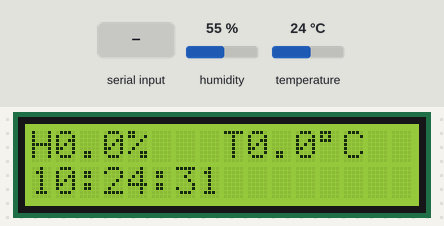
A sketch run on a simulated Arduino Uno, built for the host (arithmetic inside an expression is 32-bit, double 64-bit). Shown: 16×2 character LCD. The test bench sets the inputs (shaded band); at power-on: temperature 24 °C, humidity 55 %. The local clock reads 2024-03-15 10:24:30 at power-on unless the sketch sets it; storage starts empty.

Above: at 1.2 s.
1.3 s: "0;" received over the second serial link
At 4.8 s:
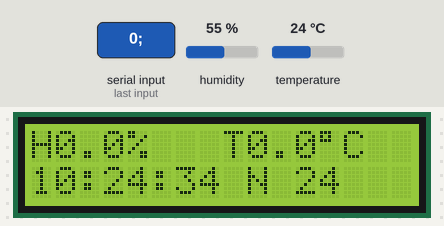
5.5 s: temperature set to 12 °C
At 11.4 s:
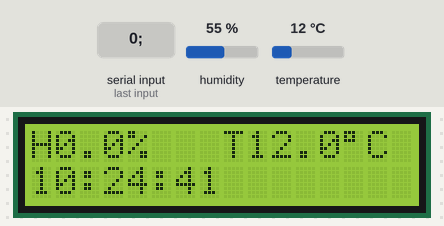
11.6 s: temperature set to 19 °C
At 16.4 s:
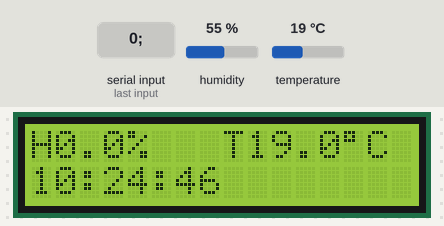
16.6 s: temperature set to 28 °C
At 21.5 s:
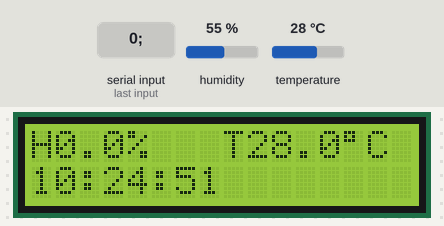
31.5 s: "1;" received over the second serial link
At 33.6 s:
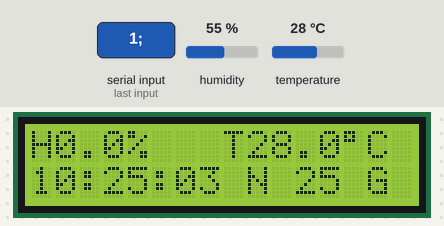
Timing chart, 0 to 35.1 s (numbered marks = the images above; inputs shaded):
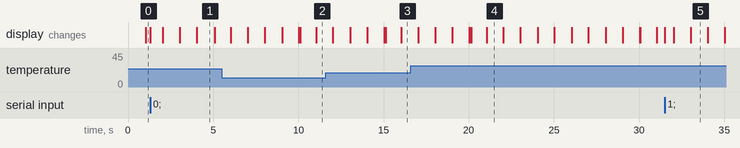

The sketch:

NANO_SHT3X_SD.ino
```cpp
#include "Def.h"
void setup() {
wdt_disable();

#include "Conf.h"
wdt_enable(WDTO_4S);
}

void loop()
{
  tiempoActual(); //RTC
  obtenerVariables(); //AM2305
  principal(); //MENU
  enviarDatos(); //RTC
  watchdogSetup(); //perro guardian
}
```

Conf.h
```cpp
Wire.begin(); // Inicia el puerto I2C
//LCD
lcd.init();
lcd.backlight();
lcd.clear();

//RTC
RTC.begin();
//COMUNICACION UART
esp.begin(9600);
//Serial.begin(9600);
//Perro
watchdogSetup();
//SHT3x
//Serial.begin(9600);
Sensor.Begin();
//modulo mcp
//mcp.begin();

// mcp.pinMode(7, OUTPUT);
// mcp.pinMode(6, OUTPUT);
// mcp.pinMode(5, OUTPUT);
// mcp.pinMode(4, OUTPUT);
```

Def.h
```cpp
// LCD
#include <LiquidCrystal_I2C.h>
LiquidCrystal_I2C lcd(0x3F, 16, 2);
#define imprimir(cadena){lcd.print(cadena);}

//SHT3x
unsigned long milisAnterior = 0;
#include <SHT3x.h>
SHT3x Sensor;

float t;
float h;
#define OffsetT 0
#define OffsetH 0

//SD
#include <SPI.h>
#include <SdFat.h>
SdFat SD;

File myFile;
int UltimaPosicion=0;
byte cont=0;

// RTC
#include "RTClib.h"


String mensajeS = " ";

int idInv = 0;
bool eliminacion = false;
RTC_DS3231 RTC;
short anio = 0;
byte mes = 0;
byte dia = 0;
byte hora = 0;
byte minuto =  0;
byte segundo = 0;

int val;
String env = "";

//COMUNICACION UART
#include <AltSoftSerial.h>
AltSoftSerial esp;

//MESH
#define intervalo 5
String mensajeSalida = "";
String mensajeEntrada = "";
char mensajeGuardado = "";
byte idMensaje = 0;
byte idMen = 0;
byte indice = 0;
bool unicaVez = false;
int datos[6];
int idInvernadero=1771;
#define separador ','
byte i = 0;

//WATCHDOG

#include <avr/wdt.h>
//#define TIMEOUTPERIOD 20000
//#define doggieTickle() resetTime = millis();  // This macro will reset the timer.
//unsigned long resetTime = 0;

//MCP
//#include "Adafruit_MCP23017.h"
//Adafruit_MCP23017 mcp;
```

MENU.ino
```cpp
void principal()
{
  lcd.setCursor(0, 0);
  imprimir("H"); lcd.print(h, 1); imprimir("%");
  imprimir("   T"); lcd.print(t, 1); imprimir((char)223); imprimir("C");
  lcd.setCursor(0, 1);
  if (hora < 10)
  {
    imprimir("0");
  }
  imprimir(hora);
  imprimir(":");
  if (minuto < 10)
  {
    imprimir("0");
  }
  imprimir(minuto);
  imprimir(":");
  if (segundo < 10)
  {
    imprimir("0");
  }
  imprimir(segundo);

//  if(esp.available()>0)
//   {
//
// env = esp.readStringUntil(';');
//   val = env.substring(0, 2).toInt();
////      Serial.println(val);
//          Serial.println(val);
//      if(val==1)
//      {
//        lcd.setCursor(9, 1);
//        lcd.print("SE");
//        lcd.print(" ");
//        lcd.print(minuto);
//        Serial.print(minuto);
//      }
//      else
//      {
//        lcd.setCursor(9, 1);
//        lcd.print("NE");
//        lcd.print(" ");
//        lcd.print(minuto);
//        Serial.print('N');
//      }
//   }
}
```

RTC.ino
```cpp
void tiempoActual()
{
  DateTime now = RTC.now(); // Obtiene la fecha y hora del RTC
  anio = now.year();
  mes = now.month();
  dia = now.day();
  hora = now.hour();
  minuto =  now.minute();
  segundo = now.second();
}

void enviarDatos() {

  if (esp.available()>0)
  {
    mensajeEntrada = esp.readStringUntil(';');
    idMensaje = mensajeEntrada.substring(1).toInt();
    idMen = mensajeEntrada.substring(4).toInt();

    switch(idMensaje)
    {
    case 0:
      //      mensajeS.reserve(40);
      //      mensajeSalida = "01," + String(anio) + "-" + String(mes) + "-" + String(dia) + " " + String(hora) + ":" + String(minuto) + ":" + String(segundo) + "," + idInvernadero + "," + String(t, 2) + "," + String(h, 2) + ";";

              switch(idMen)
              {
                case 0:

                  lcd.setCursor(9, 1);
                  lcd.print("N");
                  lcd.print(" ");
                  lcd.print(minuto);
//                  tiempo=0;

                  if(minuto % intervalo == 0)  //guarda un archivo no enviado solo del minuto del intervalo
                  {

//                    minutoant=minuto;
                    myFile = SD.open("DATOS.txt", FILE_WRITE);//abrimos  el archivo
                   // Serial.println("Creo archivo");
//                    if (myFile)
//                  {

                     myFile.println(mensajeSalida);
                                       //  Serial.println("Guardo archivo");

                     lcd.setCursor(14, 1);
                     lcd.print("G");
                     myFile.close();
                //     tiempo=0;

 //                   }
                  }

                break;

                case 1:

                  lcd.setCursor(9, 1);
                  lcd.print("S");
                  lcd.print(" ");
                  lcd.print(minuto);
                //  tiempo=0;
                  myFile = SD.open("DATOS.txt");
                  int peso = myFile.size();//guarda el tamaño del fichero

                  if(myFile)
                  {
                    if(UltimaPosicion>=peso)

                    {
                      UltimaPosicion=0;
                      cont++;
                      if(cont==2)
                      {
                      SD.remove("DATOS.txt");
                      lcd.setCursor(14, 1);
                      lcd.print("B");
                      asm("jmp 0x0000");
                      cont=0;
                      }
                    }
                    myFile.seek(UltimaPosicion);


                    while(myFile.available()&& minuto % intervalo != 0)
                   {
                    mensajeGuardado = myFile.read();
                    UltimaPosicion = myFile.position();
                    esp.print(mensajeGuardado);
                    lcd.setCursor(14, 1);
                    lcd.print("E");
                   // tiempo=0;
                    if(mensajeGuardado==59)//ASCII de &
                     {
                      break;
                     }
                   }

                   myFile.close();
                  }

                break;
              }

    break;

    case 3:

      mensajeEntrada = mensajeEntrada.substring(3);
      for (i = 0; i < 6 ; i++)
      {
        indice = mensajeEntrada.indexOf(separador);
        datos[i] = (mensajeEntrada.substring(0, indice)).toInt();
        mensajeEntrada = mensajeEntrada.substring(indice + 1);
      }
      RTC.adjust(DateTime(datos[0], datos[1], datos[2], datos[3], datos[4], datos[5]));

    case 4:
        //enciende efectores

    break;
    }

   }

// if(tiempo>80000)
// {
//  asm("jmp 0x0000");
// }

 if (minuto % intervalo == 0 && !unicaVez && h >= 0 && t >= 0 )

  {
    mensajeSalida.reserve(40);
    mensajeSalida = "01," + String(anio) + "-" + String(mes) + "-" + String(dia) + " " + String(hora) + ":" + String(minuto) + ":" + "0" + "," + idInvernadero + "," + String(t, 2) + "," + String(h, 2) + ";";
    lcd.clear();
    unicaVez = true;
    //conta=1;
    esp.print(mensajeSalida);
  }

  if (minuto % intervalo == 0 && segundo>10 && segundo<20 && h >= 0 && t >= 0 )
  {
    esp.print(mensajeSalida);
  }

   if (minuto % intervalo == 0 && segundo>40 && segundo<50 && h >= 0 && t >= 0 )
  {
    esp.print(mensajeSalida);
  }

  if (minuto % intervalo != 0)
  {
    unicaVez = false;
  }

  if(hora== 4 && minuto == 52 && segundo >20 && segundo <35)
  {
     asm("jmp 0x0000");
  }

   if(hora== 11 && minuto == 52 && segundo >20 && segundo <35)
  {
     asm("jmp 0x0000");
  }

   if(hora== 16 && minuto == 52 && segundo >20 && segundo <35)
  {
     asm("jmp 0x0000");
  }

  if(hora==23 && minuto == 52 && segundo >20 && segundo <35)
  {
     asm("jmp 0x0000");
  }

}
```

SHT3x.ino
```cpp
void obtenerVariables() {
  if (millis() - milisAnterior >= 5000)
  {
    milisAnterior = millis();
    Sensor.UpdateData();
    t = (Sensor.GetTemperature()) + OffsetT;
    h = (Sensor.GetRelHumidity()) + OffsetH;
    lcd.clear();

//      if(h>=80)
//   {
//     i=1;
//    }
//
//      if(t>=30)
//    {
//     i=2;
//    }
//
//      if(h<80)
//    {
//     i=0;
//   }
//
//     if(i==1)
//    {
//       mcp.digitalWrite(7, HIGH);
//       mcp.digitalWrite(6, HIGH);
//       mcp.digitalWrite(5, HIGH);
//       mcp.digitalWrite(4, LOW);
//    }
//
//     if(i==2)
//    {
//       mcp.digitalWrite(7, HIGH);
//       mcp.digitalWrite(6, HIGH);
//       mcp.digitalWrite(5, LOW);
//       mcp.digitalWrite(4, HIGH);
//    }
//
//     if(i==0)
//    {
//       mcp.digitalWrite(7, HIGH);
//       mcp.digitalWrite(6, HIGH);
//       mcp.digitalWrite(5, HIGH);
//       mcp.digitalWrite(4, HIGH);
//    }
  }
}
```

watchdog.ino
```cpp
void watchdogSetup()
{
wdt_reset();
}
```

Measured:
- after the input at 1.3 s, the display: first changes at once (image 1 shows a later state)
- after the input at 31.5 s, the display: first changes at once (image 5 shows a later state)
- what the display in image 1 shows lasts 1.1 s, from 4.0 s to 5.1 s
- what the display in image 4 shows lasts 1.0 s, from 21.0 s to 22.0 s
